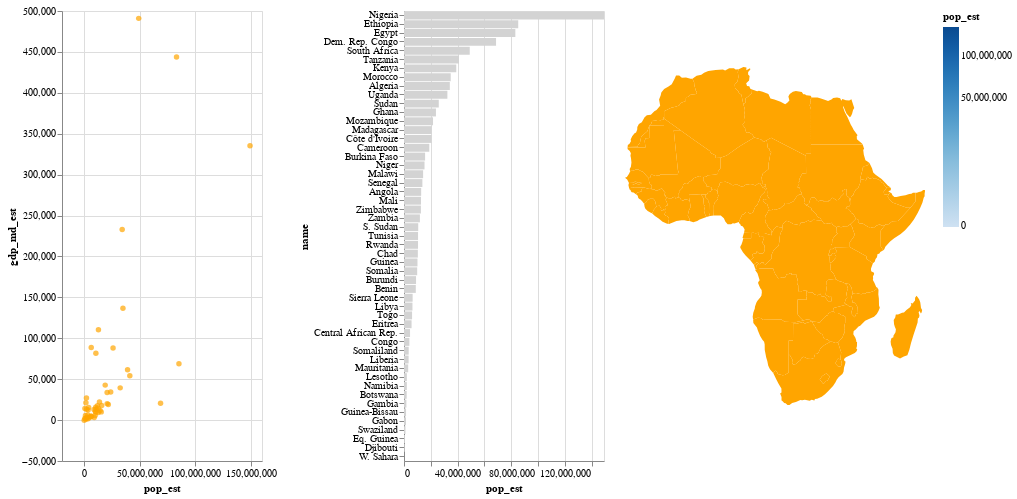

Notebook cell for this chart:
### Code cell
# MY ATTEMPT NUMBER 1 --> kinda wants to work, but isn't really working lol;
# doesn't know how to properly select the polygons it seems
interval = alt.selection_interval()

bar = alt.Chart(data).mark_bar().encode(
    x=alt.X('pop_est', scale=alt.Scale(nice=False)),
    y=alt.Y('name', sort=alt.EncodingSortField(field='pop_est',
                                        op='sum', order='descending')),
    tooltip=['name','pop_est','gdp_md_est'],
    color=alt.condition(interval, alt.value('lightgray'), alt.Color('pop_est', scale= alt.Scale(type='pow', exponent=0.4)))
    ).add_selection(
        interval
    ).properties(
        width=200,
        height=450
)
    
scatter = alt.Chart(data).mark_circle().encode(
    x=alt.X('pop_est'),
    y=alt.Y('gdp_md_est'),
    #tooltip=['name','pop_est','gdp_md_est'],
    color=alt.condition(interval, alt.value('orange'), alt.value('lightgray'))
    ).properties(
        selection=interval,
        width=200,
        height=450
    )
    
bg = alt.Chart(data).mark_geoshape().project().encode(
    color=alt.condition(
        interval,
        alt.value('orange'),
        alt.value('lightray')),
    ).properties(
        width=300,
        height=450,
        #title='Africa population'
    )

scatter | bar | bg
